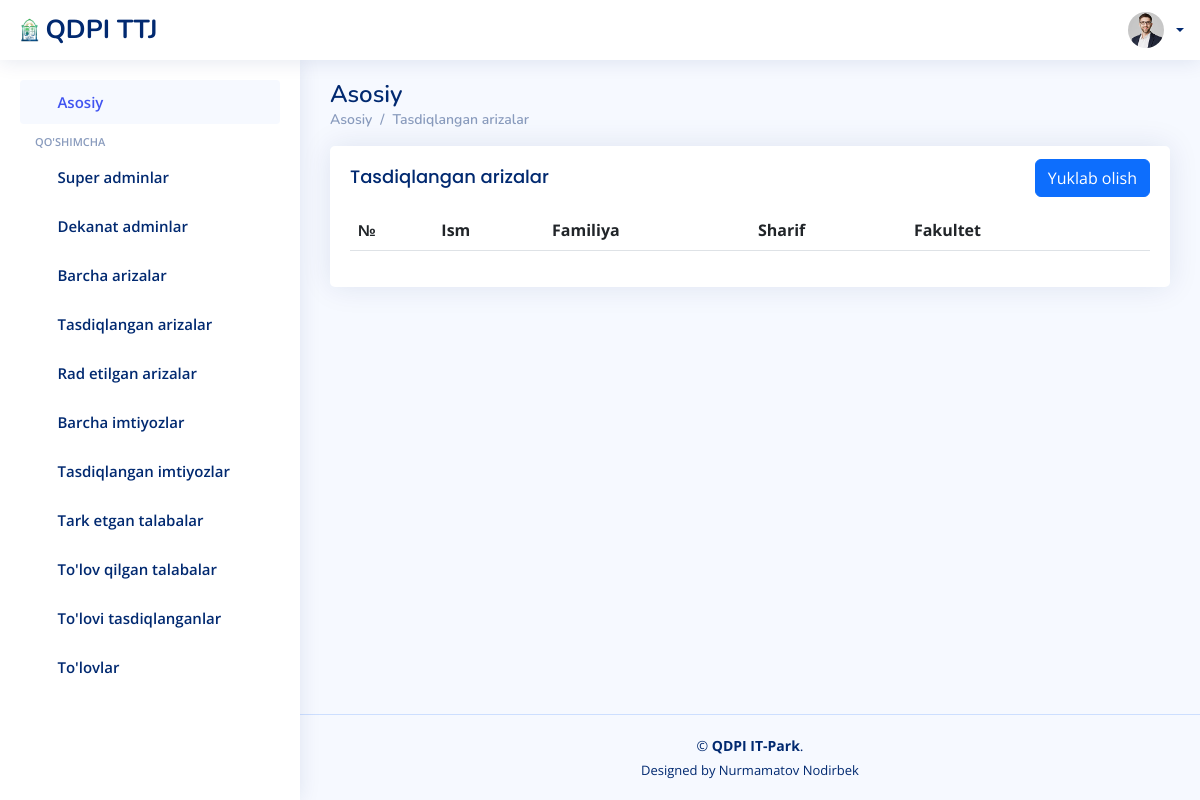
Before: /ariza/tasdiqlangan/ with the older database file.
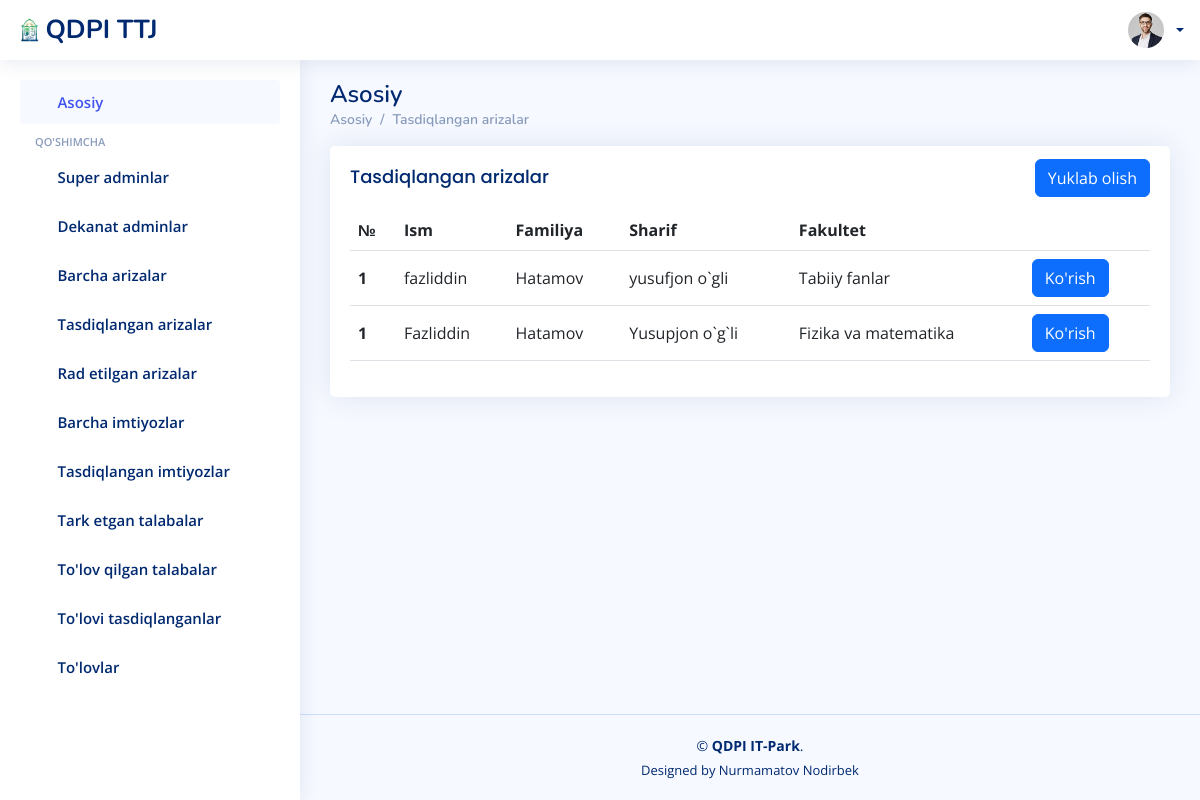
After: the same page with the newer database file.
### ariza/models.py (models this page shows)
class Ariza(models.Model):
    talaba_id = models.CharField(max_length=100)
    first_name = models.CharField(max_length=100)
    last_name = models.CharField(max_length=100)
    sharif = models.CharField(max_length=100)
    viloyat = models.CharField(max_length=100)
    tuman = models.CharField(max_length=100)
    kocha = models.CharField(max_length=100)
    fakultet = models.CharField(max_length=100)
    yonalish = models.CharField(max_length=100)
    kurs    = models.CharField(max_length=100)
    pasport_serya_raqam = models.CharField(max_length=100)
    pasport_rasm = models.FileField(upload_to='rasmlar/')
    xulosa = models.CharField(max_length=1000, blank=True)
    tasdiqlash = models.CharField(max_length=100, blank=True)
    sana = models.DateTimeField(auto_now_add=True)

### ariza/views.py (the view)
# urls.py: path('tasdiqlangan/', tasdiqlangan, name='tasdiqlangan'),
@csrf_exempt
def tasdiqlangan(request):
    talabalar = User.objects.filter(lavozim='talaba')
    data = Ariza.objects.filter(tasdiqlash='tasdiqlandi')
    contex = {
        'data':data,
        'talabalar':talabalar,
    }
    return render(request,  'dekanatadmin/tasdiqlangan.html', contex)

### templates/dekanatadmin/tasdiqlangan.html (shortened to what the changed rows need)
{% load static %}
<!DOCTYPE html>
<html lang="en">
<head>
  <link href="{% static '/assets/vendor/bootstrap/css/bootstrap.min.css' %}" rel="stylesheet">
  <link href="{% static '/assets/vendor/bootstrap-icons/bootstrap-icons.css' %}" rel="stylesheet">
  <link href="{% static '/assets/vendor/simple-datatables/style.css' %}" rel="stylesheet">
  <link href="{% static '/assets/css/style.css' %}" rel="stylesheet">
</head>
<body>
  <main id="main" class="main">
    <div class="pagetitle">
      <h1>Asosiy</h1>
    </div>
    <section class="section dashboard">
      <div class="row">
        <div class="col-lg-12">
          <div class="card">
            <div class="card-body">
              <table class="table datatable">
                <thead>
                  <tr>
                    <th scope="col">№</th>
                    <th scope="col">Ism</th>
                    <th scope="col">Familiya</th>
                    <th scope="col">Sharif</th>
                    <th scope="col">Fakultet</th>
                    <th></th>
                  </tr>
                </thead>
                  <tbody>
                    {% for d in data %}
                    <tr>
                      <th scope="row">1</th>
                      <td>{{d.first_name}}</td>
                      <td>{{d.last_name}}</td>
                      <td>{{d.sharif}}</td>
                      <td>{{d.fakultet}}</td>
                      <td><a class="btn btn-primary" href="{% url 'radetilgan_malumotlar' d.talaba_id %}">Ko'rish</a></td>
                    </tr>
                    {% endfor %}
                  </tbody>
              </table>
            </div>
          </div>
        </div>
      </div>
    </section>
  </main>
</body>
</html>

Changed rows visible on the page:
now on this page (row edited): Ariza: first_name "fazliddin", last_name "Hatamov", sharif "yusufjon o`gli", fakultet "Tabiiy fanlar"
now on this page (row edited): Ariza: first_name "Fazliddin", last_name "Hatamov", sharif "Yusupjon o`g`li", fakultet "Fizika va matematika"
